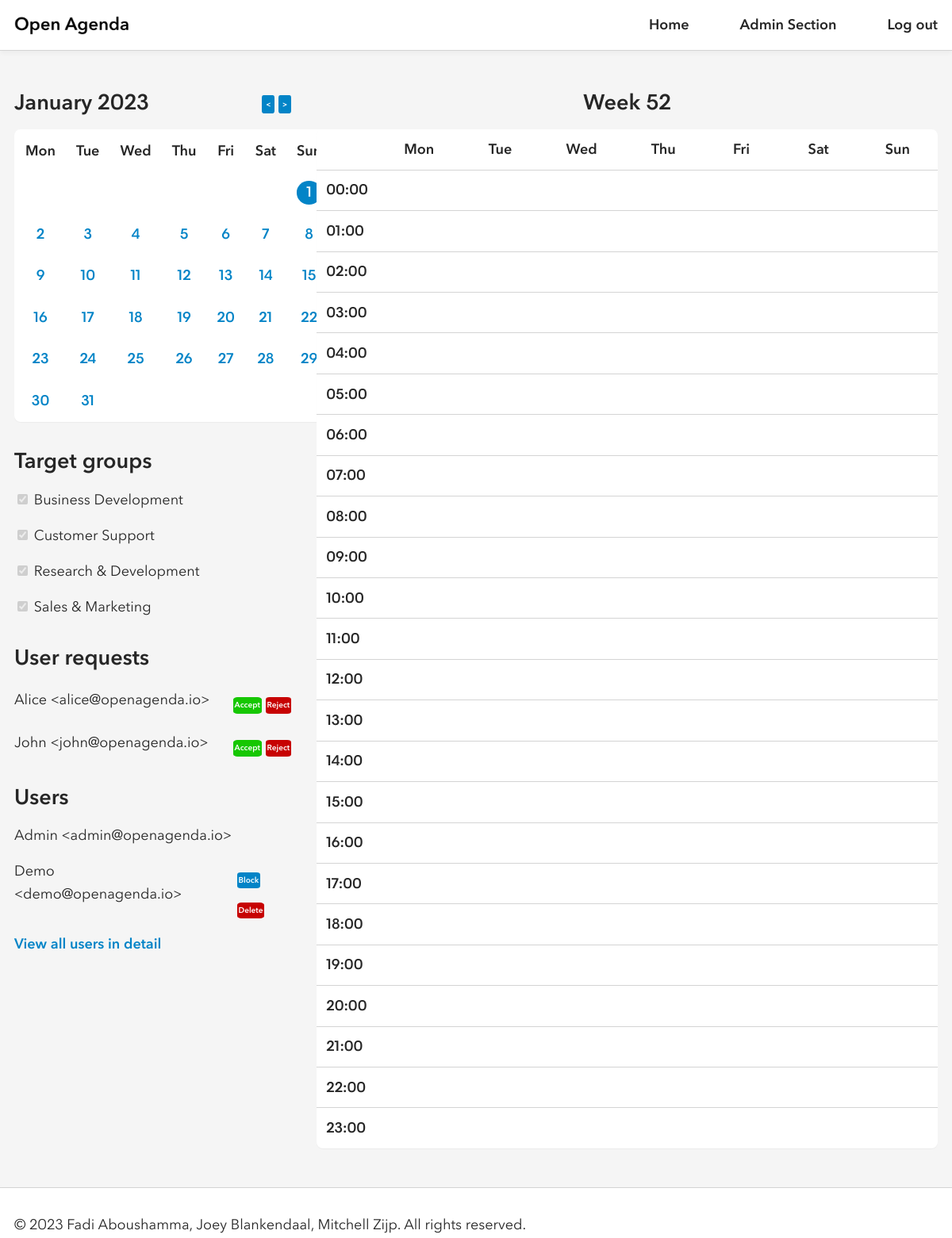
Screenshot of /admin.php?year=2023&month=1&day=1 (signed in) with the database file from the repository.
### tables this page shows
create table if not exists users
(
    id char(36) not null,
    name varchar(63) not null,
    email varchar(255) not null,
    password varchar(255) not null,
    is_accepted int(1) not null default 0,  
    is_blocked boolean not null default 0,
    is_admin boolean not null default 0,
    primary key (id),
    unique (email)
);

create table if not exists groups
(
    id char(36) not null,
    name varchar(31) not null,
    primary key (id),
    unique (name)
);

### private/classes/usermanager.php (called while the page is built, shortened)
<?php
final class UserManager
{
    private $db;
    public function __construct($db)
    {
        $this->db = $db;
    }
    public function get_accepted_users($limit = null)
    {
        $result = $this->db->query("SELECT * FROM users WHERE is_accepted = 1" . (isset($limit) ? " LIMIT " . $limit : "") . ";");
        return $result->fetch_all(MYSQLI_ASSOC);
    }
    public function get_pending_users($limit = null)
    {
        $result = $this->db->query("SELECT * FROM users WHERE is_accepted = 0" . (isset($limit) ? " LIMIT " . $limit : "") . ";");
        return $result->fetch_all(MYSQLI_ASSOC);
    }
    public function get_logged_in_user_id()
    {
        return $_SESSION['user'];
    }
    public function is_admin()
    {
        $result = $this->db->query("SELECT is_admin FROM users WHERE id = '" . $this->db->real_escape_string($_SESSION['user']) . "';");
        $user = $result->fetch_assoc();
        return $user['is_admin'];
    }
    public function is_blocked($user_id)
    {
        $result = $this->db->query("SELECT is_blocked FROM users WHERE id = '" . $this->db->real_escape_string($user_id) . "';");
        $user = $result->fetch_assoc();
        return $user['is_blocked'];
    }
}

### private/functions.php (called while the page is built, shortened)
<?php
function clean_input($input)
{
    $input = trim($input);
    $input = htmlspecialchars($input);
    return $input;
}

### private/bootstrap.php (called while the page is built, shortened)
<?php
$db = new mysqli('localhost', 'root', '', 'openagenda');
require_once('functions.php');
require_once('classes/calendarmanager.php');
require_once('classes/groupmanager.php');
require_once('classes/usermanager.php');
$calendarManager = new CalendarManager($db);
$groupManager = new GroupManager($db);
$userManager = new UserManager($db);

### private/classes/calendarmanager.php (called while the page is built, shortened)
<?php
final class CalendarManager
{
    public function get_days_range()
    {
        return ['Mon', 'Tue', 'Wed', 'Thu', 'Fri', 'Sat', 'Sun'];
    }
}

### private/classes/groupmanager.php (called while the page is built)
<?php
final class GroupManager
{
    private $db;
    public function __construct($db)
    {
        $this->db = $db;
    }
    public function get_groups()
    {
        $result = $this->db->query("SELECT * FROM groups");
        return $result->fetch_all(MYSQLI_ASSOC);
    }
}

### private/components/calendar_month.php (the view)
<?php
if (isset($_GET['year']) && isset($_GET['month'])) {
    $year = min(max(clean_input($_GET['year']), 1950), 2100);
    $month = min(max(clean_input($_GET['month']), 1), 12);
} else {
    $year = date('Y');
    $month = date('n');
}
$num_days = cal_days_in_month(CAL_GREGORIAN, $month, $year);
$days = $calendarManager->get_days_range();
$first_day_of_month = date('N', mktime(0, 0, 0, $month, 1, $year))-1;
$selected_day = isset($_GET['day']) ? clean_input($_GET['day']) : date('d');
?>
<div class="calendar-header flex-x center">
    <header>
        <h2><?= date('F Y', mktime(0, 0, 0, $month, 1, $year)); ?></h2>
    </header>
    <div class="right">
        <a href="?year=<?= ($month == 1) ? $year - 1 : $year; ?>&month=<?= ($month == 1) ? 12 : $month - 1; ?>&day=1" class="prev-button">&lt;</a>
        <a href="?year=<?= ($month == 12) ? $year + 1 : $year; ?>&month=<?= ($month == 12) ? 1 : $month + 1; ?>&day=1" class="next-button">&gt;</a>
    </div>
</div>
<table class="calendar">
    <thead>
        <tr>
            <?php
            for ($i = 0; $i < 7; $i++) {
                echo '<th>' . $days[$i] . '</th>';
            }
            ?>
        </tr>
    </thead>
    <tbody>
        <tr>
        <?php
        for ($i = 0; $i < $first_day_of_month; $i++) {
            echo '<td></td>';
        }
        for ($day = 1; $day <= $num_days; $day++) {
            $css_class = $day == $selected_day ? 'selected' : '';
            echo '<td><a class="' .  $css_class . '" href="?year=' . $year . '&month=' . $month . '&day=' . $day . '">' . $day . '</td>';
            if (($day + $first_day_of_month) % 7 == 0) {
                echo '</tr><tr>';
            }
        }
        for ($i = 0; $i < 7 - (($day + $first_day_of_month - 1) % 7); $i++) {
            if((7 - (($day + $first_day_of_month - 1) % 7)) != 7) {
                echo '<td></td>';
                }
        }
        ?>
        </tr>
    </tbody>
</table>

### public/admin.php
<?php
require_once('../private/components/header.php');
if (!$userManager->is_admin())
{
    require_once('../private/components/error_404.php');
}
?>
<div class="flex-x">
    <div class="flex-y gap-2 width-30">
        <section class="flex-y">
            <?php
            require_once('../private/components/calendar_month.php');
            ?>
        </section>
        <section class="flex-y">
            <?php
            require_once('../private/components/target_groups.php');
            ?>
        </section>
        <section class="flex-y">
            <header>
                <h2 class="left">User requests</h2>
            </header>
            <?php
            $pending_users = $userManager->get_pending_users(5);
            if (count($pending_users) == 0)
            {
            ?>
                <p>There are no pending users.</p>
            <?php
            }
            else
            {
                foreach ($pending_users as $user)
                {
                ?>
                    <div class="flex-x center">
                        <p><?= $user['name']; ?> &lt;<?= $user['email']; ?>&gt;</p>
                        <?php
                        if ($user['id'] != $userManager->get_logged_in_user_id())
                        {
                        ?>
                            <div class="right">
                                <?php
                                require('../private/components/button_accept.php');
                                require('../private/components/button_reject.php');
                                ?>
                            </div>
                        <?php
                        }
                        ?>
                    </div>
                <?php
                }
            }
            ?>
        </section>
        <section class="flex-y">
            <header>
                <h2 class="left">Users</h2>
            </header>
            <?php
            foreach ($userManager->get_accepted_users(5) as $user)
            {
            ?>
                <div class="flex-x">
                    <p><?= $user['name']; ?> &lt;<?= $user['email']; ?>&gt;</p>
                    <?php
                    if ($user['id'] != $userManager->get_logged_in_user_id())
                    {
                    ?>
                        <div class="right">
                            <?php
                            require('../private/components/button_block.php');
                            require('../private/components/button_delete.php');
                            ?>
                        </div>
                    <?php
                    }
                    ?>
                </div>
            <?php
            }
            ?>
            <a href="admin-users.php">View all users in detail</a>
        </section>
    </div>
    <div class="flex-y width-70">
        <?php
        require_once('../private/components/calendar_week.php');
        ?>
    </div>
</div>
<?php
require_once('../private/components/footer.php');

### private/components/target_groups.php
<header>
    <h2 class="left">Target groups</h2>
</header>
<form class="flex-y">
    <?php
    $groups = $groupManager->get_groups();
    if (count($groups) == 0)
    {
    ?>
        <p>No target groups have been created yet.</p>
    <?php
    }
    else
    {
        foreach ($groups as $group)
        {
        ?>
            <div>
                <input type="checkbox" checked disabled>
                <label><?= $group['name'] ?></label>
            </div>
        <?php
        }
    }
    ?>
</form>

### private/components/button_accept.php (shortened to what this page needs)
<form class="inline-block" action="admin-accept.php" method="post">
    <button class="small-button accept-button">Accept</button>
</form>

### private/components/button_reject.php (shortened to what this page needs)
<form class="inline-block" action="admin-reject-delete.php" method="post">
    <button class="small-button decline-button">Reject</button>
</form>

### private/components/button_block.php (shortened to what this page needs)
<?php
$is_blocked = $userManager->is_blocked($user['id']);
?>
<form class="inline-block" action="admin-<?= $is_blocked ? 'un' : ''; ?>block.php" method="post">
    <button class="small-button block-button"><?= $is_blocked ? 'Unb' : 'B'; ?>lock</button>
</form>

### private/components/button_delete.php (shortened to what this page needs)
<form class="inline-block" action="admin-reject-delete.php" method="post">
    <button class="small-button delete-button">Delete</button>
</form>

### public/assets/style.css (style rules this page uses)
:root { --border: 1px solid var(--border-color); --border-color: #d4d4d4; --border-radius: .5rem; --gap: 1rem; --line-height: 1.618; --padding: var(--padding-y) var(--padding-x); --padding-x: 1.125rem; --padding-y: 1rem; --transition: all .5s; --black: #262626; --black-dark: #000; --green: #16a34a; --light: #f5f5f5; --red: #dc2626; --sky: #0284c7; --sky-dark: #0369a1; --white: #fff; --yellow: #ca8a04; }
html { height: 100%; }
body, button, input { -moz-osx-font-smoothing: grayscale; -webkit-font-smoothing: antialiased; color: var(--black); font: 1.125rem Avenir Next, system-ui,-apple-system,"Segoe UI",Roboto,"Helvetica Neue","Noto Sans","Liberation Sans",Arial,sans-serif,"Apple Color Emoji","Segoe UI Emoji","Segoe UI Symbol","Noto Color Emoji"; line-height: var(--line-height); }
body { background: var(--light); display: flex; flex-direction: column; height: inherit; margin: 0; }
a { color: var(--sky); font-weight: bold; text-decoration: none; }
h1, h2, h3 { line-height: calc(var(--line-height) / 2 + .5); margin: 0; text-align: center; }
p { margin: 0; }
table { border-collapse: collapse; width: 100%; }
td, th { border: var(--border); padding: var(--padding); }
tr { background: var(--white); }
.flex-x, .flex-y { display: flex; gap: var(--gap); }
main > .flex-x, main > .flex-y { gap: calc(var(--gap) * 2); }
.flex-x { flex-direction: row; }
.flex-y { flex-direction: column; }
.right { margin-left: auto; }
form { display: flex; flex-direction: column; gap: var(--gap); }
form > div, form .flex-y { gap: calc(var(--gap) / 4) !important; }
form > button { margin-top: var(--gap); }
input { border: var(--border); border-radius: var(--border-radius); padding: var(--padding); }
.calendar { background: var(--white); border-collapse: separate; border-radius: var(--border-radius); box-shadow: 0 1px 1px rgb(0 0 0 / 4%); }
.calendar td, .calendar th { border: 0; padding: calc(var(--padding-y) / 1.5) calc(var(--padding-x) / 1.5); }
.calendar td { width: 150px; text-align: center; }
.calendar tr { background: none; }
.calendar .selected { background: var(--sky); border-radius: 50%; color: var(--white); display: block; }
.prev-button, .next-button { font-size: 10px; color: var(--white); text-decoration: none; padding: 5px; border-radius: 15%; background-color: #0284c7; }
button, .button { background: var(--sky); border: none; border-radius: var(--border-radius); color: var(--white); cursor: pointer; display: inline-block; font-weight: bold; padding: calc(var(--padding-y) * .75) calc(var(--padding-x) * 1.5); text-align: center; text-decoration: none; }
.small-button { font-size: 10px; display: inline-block; color: var(--white); text-decoration: none; padding: 2px; border-radius: 15%; }
.accept-button { background-color: #16c702; }
.decline-button { background-color: #c70202; }
.delete-button { background-color: #c70202; }
.block-button { background-color: #0284c7; }
.gap-2 { gap: calc(var(--gap) * 2); }
.inline-block { display: inline-block; }
.left { text-align: left; }
.center { align-items: center; }
.width-30 { width: 30%; }
.width-70 { width: 70%; }

### rows the page displays
users: is_admin "January 2023", name "Admin", email "admin@openagenda.io"
groups: name "Business Development"
groups: name "Customer Support"
groups: name "Research & Development"
groups: name "Sales & Marketing"
users: name "Alice", email "alice@openagenda.io"
users: name "John", email "john@openagenda.io"
users: name "Demo", email "demo@openagenda.io", is_blocked "B"

### other values shown
$days[$i] "Mon"
$days[$i] "Tue"
$days[$i] "Wed"
$days[$i] "Thu"
$days[$i] "Fri"
$days[$i] "Sat"
$days[$i] "Sun"
$week_number "52"
$day "Mon"
$day "Tue"
$day "Wed"
$day "Thu"
$day "Fri"
$day "Sat"
$day "Sun"
